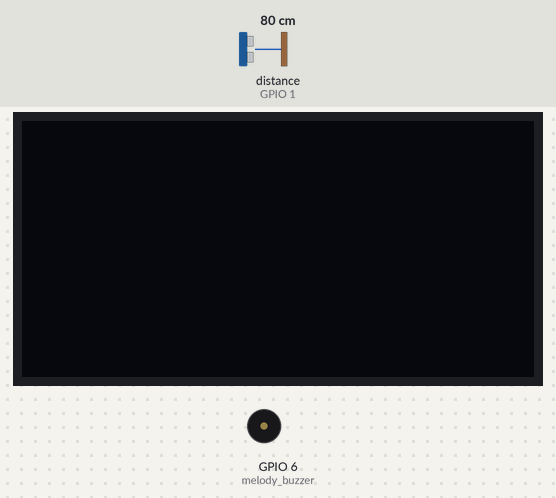
The program below on a simulated ESP32 board running MicroPython. Parts: 128×64 one-colour display, buzzer (waves = sounding). The inputs (shaded band) are chosen by the test bench; at power-on: distance to the obstacle (sensor on GPIO 1) 80 cm. The echo pulse lasts 58.3 µs per cm; library files of the repository ran but are not shown: ssd1306.py; what the program prints to the serial console is not drawn.

Above: at 1.2 s.
1.3 s: distance to the obstacle (sensor on GPIO 1) set to 11 cm
2.8 s: distance to the obstacle (sensor on GPIO 1) set to 8 cm
At 3.2 s:
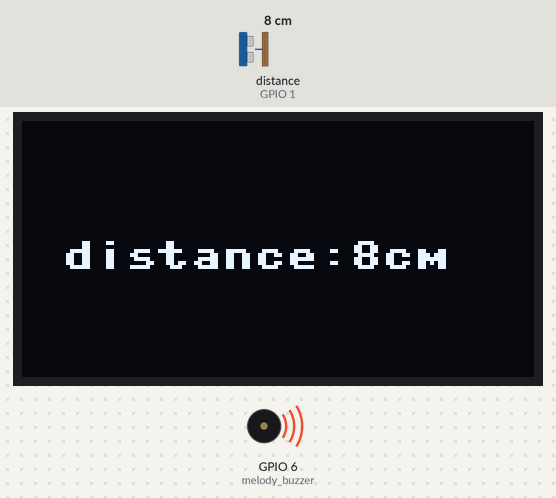
4.3 s: distance to the obstacle (sensor on GPIO 1) set to 18 cm
At 5.3 s:
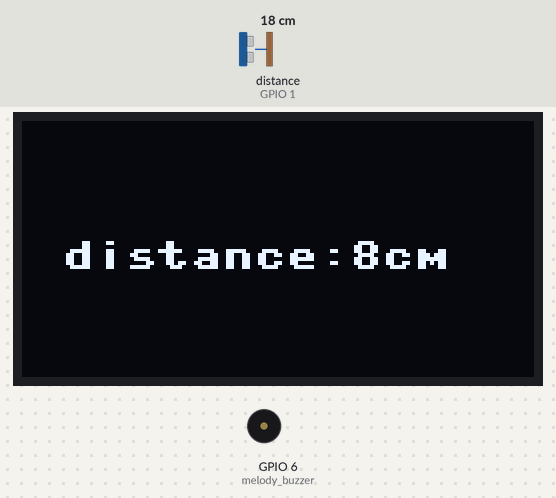
Timing chart, 0 to 7.3 s (numbered marks = the images above; inputs shaded):
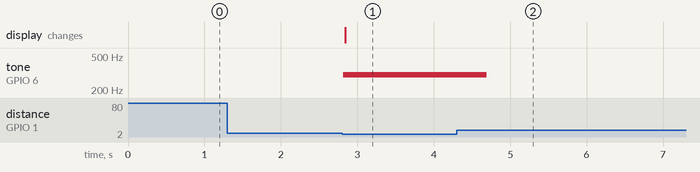

The program:

ultra_4_1.py
```python
import machine
import time
from machine import Pin,PWM
from machine import SoftI2C
from ssd1306 import SSD1306_I2C

#초음파
trigger = Pin(17, mode=Pin.OUT, pull=None)
echo = Pin(1, mode=Pin.IN, pull=None)
trigger.value(0)

#부저
melody_buzzer = PWM(Pin(6, Pin.OUT), freq=300, duty=0)
melody_buzzer.duty(0)

#OLED
i2c = SoftI2C(sda=Pin(43), scl=Pin(44))
oled = SSD1306_I2C(128, 64, i2c)

def get_distance_cm():
    trigger.value(0)
    time.sleep_us(5)
    trigger.value(1)
    time.sleep_us(10)
    trigger.value(0)

    pulse_time = machine.time_pulse_us(echo, 1, 30000)
    distance_cm = (pulse_time / 2) / 29.1
    if 2 <= distance_cm <= 200:
        return distance_cm
    else:
        return 0

try:
    while True:
        distance_cm = get_distance_cm()
        if 2 <= distance_cm <= 10:
            print(distance_cm, "cm")

            melody_buzzer.duty(512)
            melody_buzzer.freq(300)

            oled.fill(0)
            oled.text("distance:"+str(round(distance_cm))+"cm",10,30)
            oled.show()

            time.sleep_ms(500)
        else:
            melody_buzzer.duty(0)
        time.sleep(0.1)

except KeyboardInterrupt:
    pass
```

Measured:
- the behaviour switches between 10 and 9 cm on distance to the obstacle (sensor on GPIO 1) (found by bisection; images 0 and 1)
- after the input at 1.3 s, every drawn part: stays the same
- after the input at 2.8 s, tone on GPIO 6 (melody_buzzer): silent → 300 Hz at once; the display: changes at once (image 1)
- after the input at 4.3 s, tone on GPIO 6 (melody_buzzer): 300 Hz → silent after 0.39 s
